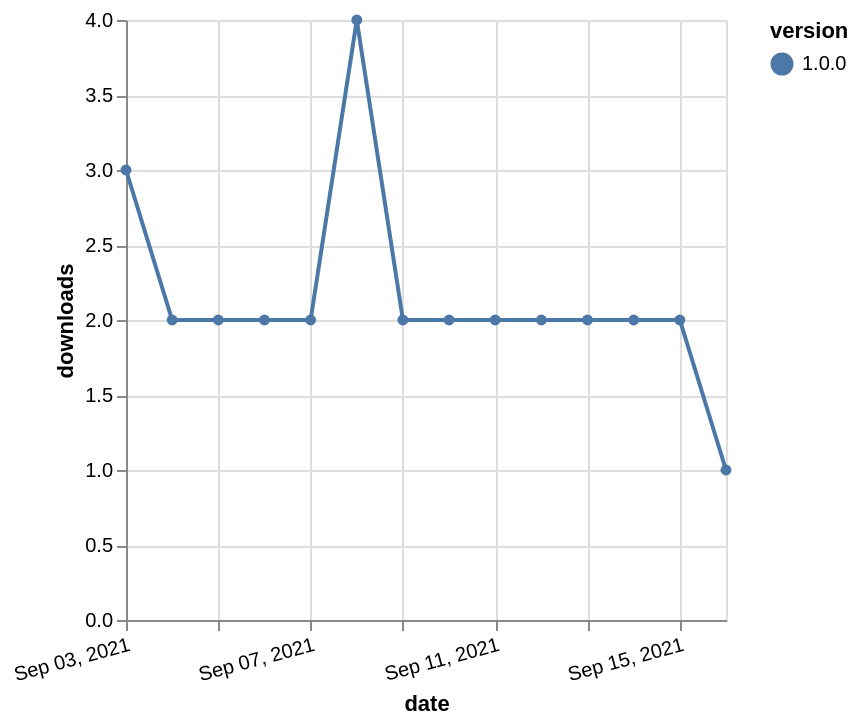

Write the Vega-Lite specification saved for this chart.
### Vega-Lite specification from a JSON file in a GitHub repository (floating-point values rounded to 4 significant figures)
{"$schema": "https://vega.github.io/schema/vega-lite/v5.json", "description": "A simple bar chart with embedded data.", "data": {"values": [{"date": "2021-09-03", "total": 1279, "delta": 3, "version": "1.0.0"}, {"date": "2021-09-04", "total": 1281, "delta": 2, "version": "1.0.0"}, {"date": "2021-09-05", "total": 1283, "delta": 2, "version": "1.0.0"}, {"date": "2021-09-06", "total": 1285, "delta": 2, "version": "1.0.0"}, {"date": "2021-09-07", "total": 1287, "delta": 2, "version": "1.0.0"}, {"date": "2021-09-08", "total": 1291, "delta": 4, "version": "1.0.0"}, {"date": "2021-09-09", "total": 1293, "delta": 2, "version": "1.0.0"}, {"date": "2021-09-10", "total": 1295, "delta": 2, "version": "1.0.0"}, {"date": "2021-09-11", "total": 1297, "delta": 2, "version": "1.0.0"}, {"date": "2021-09-12", "total": 1299, "delta": 2, "version": "1.0.0"}, {"date": "2021-09-13", "total": 1301, "delta": 2, "version": "1.0.0"}, {"date": "2021-09-14", "total": 1303, "delta": 2, "version": "1.0.0"}, {"date": "2021-09-15", "total": 1305, "delta": 2, "version": "1.0.0"}, {"date": "2021-09-16", "total": 1306, "delta": 1, "version": "1.0.0"}]}, "width": "container", "mark": {"type": "line", "point": {"filled": true}}, "encoding": {"x": {"field": "date", "type": "temporal", "timeUnit": "yearmonthdate", "title": "date", "axis": {"labelAngle": -15}}, "y": {"field": "delta", "type": "quantitative", "title": "downloads"}, "color": {"field": "version", "type": "nominal"}, "tooltip": {"field": "delta"}}}
